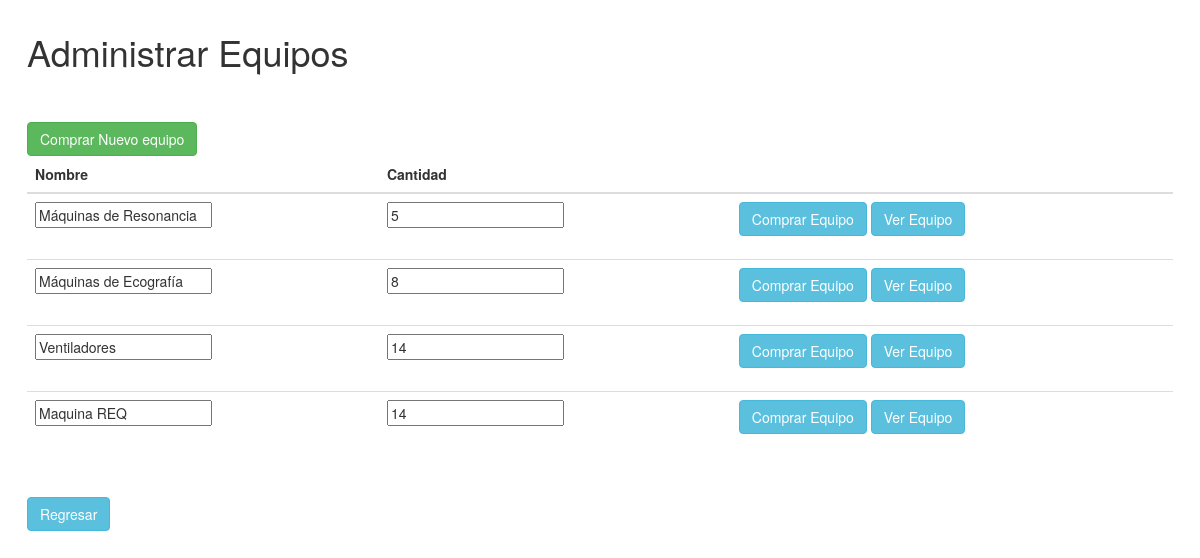
The app's page /administrarEquipos.php with its own data.
### tables this page shows
CREATE TABLE `inventario` (
  `Id` int(11) NOT NULL,
  `Nombre` char(60) DEFAULT NULL,
  `Cantidad` int(11) NOT NULL,
  `Tipo` varchar(255) DEFAULT NULL
);

### administrarEquipos.php (the view, shortened to what this page needs)
<!DOCTYPE html>
<html>
    <head>
        <link rel="stylesheet" href="https://maxcdn.bootstrapcdn.com/bootstrap/3.4.1/css/bootstrap.min.css">
    </head>
    <body>
        <div class="container-fluid" style="margin: 1vw">
            <h1>Administrar Equipos</h1>
            <br><br>
            <a class="btn btn-success" href="comprarEquipo.php">Comprar Nuevo equipo</a>
            <br>
            <div class="row-form-group">
                <table class="table">
                    <thead class="table">
                    <tr>
                        <th scope="col">Nombre</th>
                        <th scope="col">Cantidad</th>
                        <th scope="col"></th>
                    </tr>
                    </thead>
                    <tbody>
                        <?php
                            $con = mysqli_connect(HOST_DB, USUARIO_DB, USUARIO_PASS, NOMBRE_DB);
                            $sql = "SELECT * FROM Inventario WHERE Tipo='Equipo' ORDER BY Cantidad ASC";
                            $res = mysqli_query($con,$sql);
                            foreach($res as $inv){
                                $str_datos = '';
                                $str_datos.= '<form action=\'Operaciones.php\' method=\'post\'>';
                                $str_datos.='<tr>';
                                    $str_datos.='<td><input type="text" name="equipo" value="'. $inv['Nombre'].'" readonly></td>';
                                    $str_datos.='<td><input type="number" name="cantidadEq" value="'. $inv['Cantidad'].'" readonly></td>';
                                    $str_datos.='<td><div class="row form-group">
                                                <div class="col-sm-12">
                                                <button type="submit" class="btn btn-info" name="comprarEquipo" value="Comprar Equipo">Comprar Equipo</button>
                                                <a href="singleEquipo.php?ce='.$inv['Id'].'" class="btn btn-info" name="verEquipo" value="Ver Equipo">Ver Equipo</a>
                                                </div>
                                                </div></td>';
                                $str_datos.='</tr>';
                                $str_datos.='</form>';
                                echo $str_datos;
                            }
                        ?>
                    </tbody>
                </table>
            </div>
            <br>
            <a href="indexAdministrador.php" class="btn btn-info">Regresar</a>
        </div>
    </body>
</html>

### records on screen
inventario: equipo "Máquinas de Resonancia", cantidadEq "5"
inventario: equipo "Máquinas de Ecografía", cantidadEq "8"
inventario: equipo "Ventiladores", cantidadEq "14"
inventario: equipo "Maquina REQ", cantidadEq "14"
